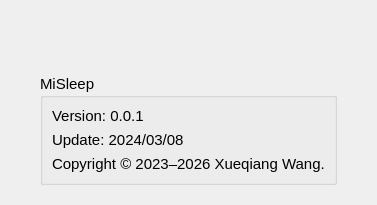
<?xml version="1.0" encoding="UTF-8"?>
<ui version="4.0">
 <class>AboutDialog</class>
 <widget class="QDialog" name="AboutDialog">
  <property name="geometry">
   <rect>
    <x>0</x>
    <y>0</y>
    <width>480</width>
    <height>342</height>
   </rect>
  </property>
  <property name="windowTitle">
   <string>About</string>
  </property>
  <property name="windowIcon">
   <iconset resource="../resources/misleep.qrc">
    <normaloff>:/logo/logo.png</normaloff>:/logo/logo.png</iconset>
  </property>
  <layout class="QVBoxLayout" name="verticalLayout_2">
   <property name="spacing">
    <number>20</number>
   </property>
   <property name="sizeConstraint">
    <enum>QLayout::SetFixedSize</enum>
   </property>
   <property name="leftMargin">
    <number>40</number>
   </property>
   <property name="topMargin">
    <number>40</number>
   </property>
   <property name="rightMargin">
    <number>40</number>
   </property>
   <property name="bottomMargin">
    <number>20</number>
   </property>
   <item>
    <widget class="QLabel" name="label_4">
     <property name="text">
      <string>&lt;html&gt;&lt;head/&gt;&lt;body&gt;&lt;p&gt;&lt;img src=&quot;:/logo/entire_logo.png&quot;/&gt;&lt;/p&gt;&lt;/body&gt;&lt;/html&gt;</string>
     </property>
    </widget>
   </item>
   <item>
    <widget class="QGroupBox" name="groupBox">
     <property name="font">
      <font>
       <family>Arial</family>
       <pointsize>11</pointsize>
      </font>
     </property>
     <property name="title">
      <string>MiSleep</string>
     </property>
     <layout class="QVBoxLayout" name="verticalLayout">
      <item>
       <widget class="QLabel" name="VersionLabel">
        <property name="text">
         <string>Version: 0.0.1</string>
        </property>
       </widget>
      </item>
      <item>
       <widget class="QLabel" name="UpdateLabel">
        <property name="text">
         <string>Update: 2024/03/08</string>
        </property>
       </widget>
      </item>
      <item>
       <widget class="QLabel" name="CopyrightLabel">
        <property name="text">
         <string>Copyright © 2023–2026 Xueqiang Wang.</string>
        </property>
       </widget>
      </item>
     </layout>
    </widget>
   </item>
  </layout>
 </widget>
 <resources>
  <include location="../resources/misleep.qrc"/>
 </resources>
 <connections/>
</ui>
